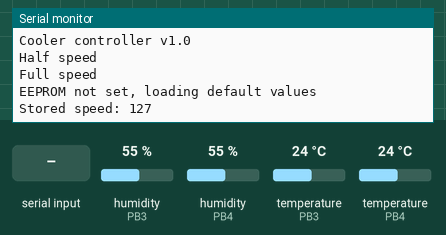
Bench run of a sketch on a simulated ATtiny85, built with avr-gcc and run on an emulated ATtiny85. Parts: the last lines printed to the serial monitor. Inputs (shaded band) come from the test bench; at power-on: humidity (sensors on PB3, PB4) 55 %, temperature (sensors on PB3, PB4) 24 °C. EEPROM starts erased.

Above: at 4.2 s.
4.3 s: "-" received over Serial
At 5.4 s:
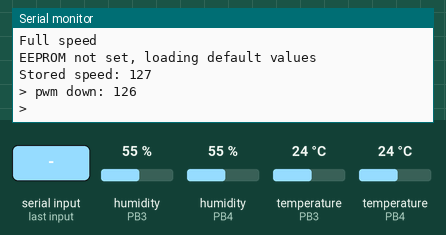
5.8 s: byte 119 ('w') received over Serial
At 6.4 s:
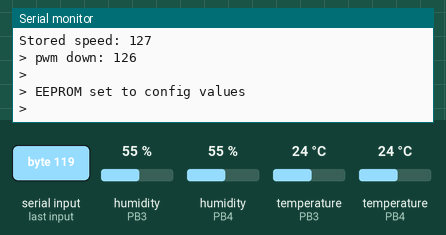
9.5 s: byte 99 ('c') received over Serial
At 10.7 s:
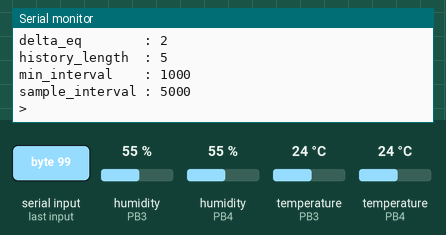
11.0 s: byte 100 ('d') received over Serial
At 12.0 s:
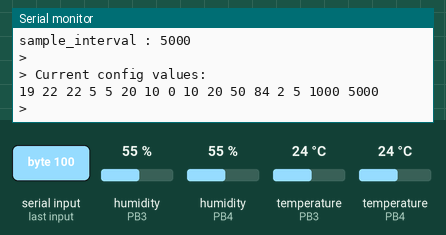
12.5 s: byte 117 ('u') received over Serial
At 13.0 s:
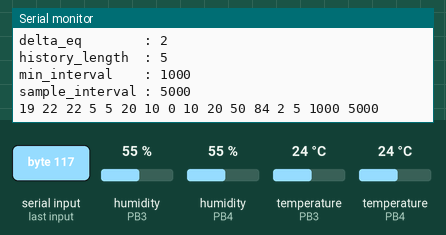
Timing chart, 0 to 15.0 s (numbered marks = the images above; inputs shaded):
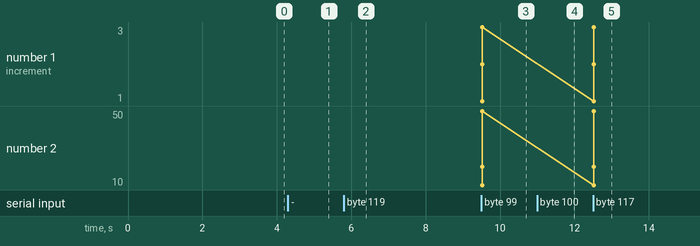

The sketch:

05_prototype.ino
```cpp
#include <EEPROM.h>
#include <dhtnew.h>
#include "Brain.hpp"

#define LEN 3


const byte pwm = 11;     // PB3

const byte dhtpin1 = 3;  // PD3
const byte dhtpin2 = 4;  // PD4

const byte halfSpeed = 127;
const byte fullSpeed = 255;

char data;
char pwmSpeed = 127;     // ??

unsigned long referenceTime;

unsigned int temperature0 = 0;
float humidity1;
float temperature1;
float humidity2;
float temperature2;


struct Config {
  byte         signature       = 0x13;
  byte         temp_ref_1      = 22;
  byte         temp_ref_2      = 22;
  byte         weight_1        = 5;
  byte         weight_2        = 5;
  byte         decrement_2     = 20;
  byte         decrement_1     = 10;
  byte         equal           = 0;
  byte         increment_1     = 10;
  byte         increment_2     = 20;
  byte         increment_3     = 50;
  byte         min_speed       = 84;
  byte         scale           = 1;
  byte         delta_eq        = 2;
  byte         history_length  = 5;
  unsigned int min_interval    = 1000;
  unsigned int sample_interval = 5000;
};

Config storedConfig;
Config defaultConfig;

DHTNEW dht1(dhtpin1);
DHTNEW dht2(dhtpin2);

Brain brain;

void internalTempInit() {
  //ADMUX = B10001111; // ATtiny85
  ADMUX = (1<<REFS1) | (1<<REFS0) | (0<<ADLAR) | (1<<MUX3) | (0<<MUX2) | (0<<MUX1) | (0<<MUX0);
  ADCSRA = (1<<ADPS2) | (1<<ADPS1) | (1<<ADEN);
  // Perform Dummy Conversion to complete ADC init
  ADCSRA |= (1<<ADSC);
  while ((ADCSRA & (1<<ADSC)) != 0);
}


void setup() {

  Serial.begin(9600);
  Serial.setTimeout(30000);
  Serial.println();
  Serial.println();
  Serial.println(F("Cooler controller v1.0"));
  Serial.println(F("Half speed"));

  analogWrite(pwm, halfSpeed);

  internalTempInit();

  delay(storedConfig.min_interval);
  Serial.println("Full speed");
  analogWrite(pwm, fullSpeed);
  delay(storedConfig.min_interval);


  EEPROM.get(0,storedConfig);

  // Protect against HFUSE's EESAVE unprogrammed, EEPROM erased after programming
  // checkSignature
  // an object with
  if (storedConfig.signature != defaultConfig.signature) {
     Serial.println(F("EEPROM not set, loading default values"));
     storedConfig = defaultConfig;
  } else {
     Serial.println(F("EEPROM valid"));
  }
  if (pwmSpeed <= storedConfig.min_speed) {
    pwmSpeed = halfSpeed;
  } else {
    Serial.print(F("Stored speed: "));
    Serial.println(byte(pwmSpeed));
  }
  analogWrite(pwm, pwmSpeed);
  delay(storedConfig.min_interval);
  referenceTime = millis();

  brain.init(
    storedConfig.weight_1,
    storedConfig.weight_2,
    storedConfig.scale,
    storedConfig.temp_ref_1,
    storedConfig.temp_ref_2,
    storedConfig.min_speed,
    storedConfig.delta_eq,
    storedConfig.decrement_2,
    storedConfig.decrement_2,
    storedConfig.equal,
    storedConfig.increment_1,
    storedConfig.increment_2,
    storedConfig.increment_3
  );

}

void downloadConfig(Config *configToShow) {
        Serial.print(configToShow->signature);
        Serial.print(" ");
        Serial.print(configToShow->temp_ref_1);
        Serial.print(" ");
        Serial.print(configToShow->temp_ref_2);
        Serial.print(" ");
        Serial.print(configToShow->weight_1);
        Serial.print(" ");
        Serial.print(configToShow->weight_2);
        Serial.print(" ");
        Serial.print(configToShow->decrement_2);
        Serial.print(" ");
        Serial.print(configToShow->decrement_1);
        Serial.print(" ");
        Serial.print(configToShow->equal);
        Serial.print(" ");
        Serial.print(configToShow->increment_1);
        Serial.print(" ");
        Serial.print(configToShow->increment_2);
        Serial.print(" ");
        Serial.print(configToShow->increment_3);
        Serial.print(" ");
        Serial.print(configToShow->min_speed);
        Serial.print(" ");
        Serial.print(configToShow->delta_eq);
        Serial.print(" ");
        Serial.print(configToShow->history_length);
        Serial.print(" ");
        Serial.print(configToShow->min_interval);
        Serial.print(" ");
        Serial.print(configToShow->sample_interval);
}

void showConfig(Config *configToShow) {
        Serial.print(F("signature       : "));
        Serial.println(configToShow->signature);
        Serial.print(F("temp_ref_1      : "));
        Serial.println(configToShow->temp_ref_1);
        Serial.print(F("temp_ref_2      : "));
        Serial.println(configToShow->temp_ref_2);
        Serial.print(F("weight_1        : "));
        Serial.println(configToShow->weight_1);
        Serial.print(F("weight_2        : "));
        Serial.println(configToShow->weight_2);
        Serial.print(F("decrement_2     : "));
        Serial.println(configToShow->decrement_2);
        Serial.print(F("decrement_1     : "));
        Serial.println(configToShow->decrement_1);
        Serial.print(F("increment_1     : "));
        Serial.println(configToShow->increment_1);
        Serial.print(F("increment_2     : "));
        Serial.println(configToShow->increment_2);
        Serial.print(F("increment_3     : "));
        Serial.println(configToShow->increment_3);
        Serial.print(F("min_speed       : "));
        Serial.println(configToShow->min_speed);
        Serial.print(F("delta_eq        : "));
        Serial.println(configToShow->delta_eq);
        Serial.print(F("history_length  : "));
        Serial.println(configToShow->history_length);
        Serial.print(F("min_interval    : "));
        Serial.println(configToShow->min_interval);
        Serial.print(F("sample_interval : "));
        Serial.println(configToShow->sample_interval);
        Serial.println();
}

void showStatus() {
//        Serial.print("Internal Temp                  : ");
//        Serial.println(temperature0);
        Serial.print(F("External 1 Temperature/Humidity: "));
        Serial.print(temperature1);
        Serial.print(F(" / "));
        Serial.println(humidity1);
        Serial.print(F("External 1 Temperature/Humidity: "));
        Serial.print(temperature2);
        Serial.print(F(" / "));
        Serial.println(humidity2);
        Serial.print(F("Cooler speed                   : "));
        Serial.println(byte(pwmSpeed));
        Serial.println();
}

void loop() {

  unsigned int elapsedTime = millis();
  if ( elapsedTime - referenceTime > storedConfig.sample_interval ) {
    referenceTime = elapsedTime;
    dht1.read();
    humidity1    = dht1.getHumidity();
    temperature1 = dht1.getTemperature();
    dht2.read();
    humidity2    = dht2.getHumidity();
    temperature2 = dht2.getTemperature();

    brain.addMeasure(temperature1,temperature2);

    pwmSpeed = brain.getNewSpeed(pwmSpeed);
    analogWrite(pwm, pwmSpeed);

    showStatus();
  } else if(Serial.available() > 0){
    data = Serial.read();
    Serial.print("> ");
    switch (data) {
      case '-':
           --pwmSpeed;
           if (pwmSpeed < storedConfig.min_speed) {
             pwmSpeed = storedConfig.min_speed;
           }
           analogWrite(pwm, pwmSpeed);
           Serial.print(F("pwm down: "));
           Serial.println(byte(pwmSpeed));
      break;
      case '+':
           ++pwmSpeed;
           analogWrite(pwm, pwmSpeed);
           Serial.print(F("pwm up: "));
           Serial.println(byte(pwmSpeed));
      break;

      case '0':
        Serial.println(F("Internal temperature not calibrated, not used"));
        ADCSRA |= (1<<ADSC);
        while ((ADCSRA & (1<<ADSC)) != 0)
        temperature0 = (ADC - 247)/1.22;
        Serial.print(F("Internal Temp: "));
        Serial.println(temperature0);
      break;

      case '1':
        dht1.read();
        delay(1000);
        humidity1    = dht1.getHumidity();
        temperature1 = dht1.getTemperature();
        Serial.print(F("Temperature 1: "));
        Serial.println(temperature1);
        Serial.print(F("Humidity 1: "));
        Serial.println(humidity1);
      break;

      case '2':
        dht2.read();
        delay(1000);
        humidity2    = dht2.getHumidity();
        temperature2 = dht2.getTemperature();
        Serial.print(F("Temperature 2: "));
        Serial.println(temperature2);
        Serial.print(F("Humidity 2: "));
        Serial.println(humidity2);
      break;

      case '?':
        showStatus();
      break;

      case 'm':
        Serial.println(F("+   increment speed"));
        Serial.println(F("-   decrement speed"));
        //Serial.println(F("v   apply speed formula"));
        Serial.println(F("0   sample and print internal temperature"));
        Serial.println(F("1   sample and print external 1 temperature"));
        Serial.println(F("2   sample and print external 2 temperature"));
        Serial.println(F("?   show current values"));

        Serial.println(F("c   show config values"));
        Serial.println(F("u   upload config values"));
        Serial.println(F("d   download config values"));
        Serial.println(F("r   reset config to EEPROM values"));
        Serial.println(F("s   show EEPROM parameteres (NOT IMPLEMENTED)"));
        Serial.println(F("w   write EEPROMpwm speed to eeprom"));
        Serial.println(F("m   this menu"));
        Serial.println();
      break;


      case 'r':
        EEPROM.get(0,storedConfig);
        Serial.println(F("Config reset to EEPROM values"));
      break;

      case 'w':
        EEPROM.put(0,storedConfig);
        Serial.println(F("EEPROM set to config values"));
      break;

      case 'c':
         Serial.println(F("Current config values: "));
         showConfig(&storedConfig);
      break;

      case 'd':
         Serial.println(F("Current config values: "));
         downloadConfig(&storedConfig);
         Serial.println();
      break;

      case 'u':
         Serial.println(F("Upload replacement values for:"));
         Config inputConfig;
         showConfig(&storedConfig);
         downloadConfig(&storedConfig);
         Serial.println();
       //  19 40 40 5 5 20 10 1 10 20 50 84 2 5 1000 10000
       //  19 17 17 5 5 20 10 1 10 20 50 84 2 5 1000 5000
         inputConfig.signature       = Serial.parseInt();
         inputConfig.temp_ref_1      = Serial.parseInt();
         inputConfig.temp_ref_2      = Serial.parseInt();
         inputConfig.weight_1        = Serial.parseInt();
         inputConfig.weight_2        = Serial.parseInt();
         inputConfig.decrement_2     = Serial.parseInt();
         inputConfig.decrement_1     = Serial.parseInt();
         inputConfig.increment_1     = Serial.parseInt();
         inputConfig.increment_2     = Serial.parseInt();
         inputConfig.increment_3     = Serial.parseInt();
         inputConfig.min_speed       = Serial.parseInt();
         inputConfig.delta_eq        = Serial.parseInt();
         inputConfig.history_length  = Serial.parseInt();
         inputConfig.min_interval    = Serial.parseInt();
         inputConfig.sample_interval = Serial.parseInt();
         if (inputConfig.signature == storedConfig.signature ) {
           if (inputConfig.sample_interval < 5000 ) inputConfig.sample_interval = 5000;
           Serial.println(F("New configuration: "));
           storedConfig = inputConfig;
           showConfig(&storedConfig);
           brain.init(
             storedConfig.weight_1,
             storedConfig.weight_2,
             storedConfig.scale,
             storedConfig.temp_ref_1,
             storedConfig.temp_ref_2,
             storedConfig.min_speed,
             storedConfig.delta_eq,
             storedConfig.decrement_2,
             storedConfig.decrement_2,
             storedConfig.equal,
             storedConfig.increment_1,
             storedConfig.increment_2,
             storedConfig.increment_3
           );
         } else {
           Serial.println(F("Bad signature"));
         }

      break;

      default:
        Serial.print(F("mi no entender: "));
        Serial.println(data);
      break;
    }
    Serial.println("> ");
  }
}
```

Brain.hpp
```cpp
#ifndef _Brain_
#define _Brain_


#ifdef UNIT_TEST

#include <list>
#include "local.h"

#endif

#define LEN 4

struct Node {
  byte temp_1;
  byte temp_2;
};

class Brain {

  public:
    Brain() {};

    Brain(
        byte weight_1,
        byte weight_2,
        byte scale,
        byte ref_1,
        byte ref_2,
        byte minSpeed,
        byte delta_eq,
        byte decrement_2,
        byte decrement_1,
        byte equal,
        byte increment_1,
        byte increment_2,
        byte increment_3
    ):
        weight_1(weight_1),
        weight_2(weight_2),
        scale(scale),
        ref_1(ref_1),
        ref_2(ref_2),
        minSpeed(minSpeed),
        delta_eq(delta_eq),
        decrement_2(decrement_2),
        decrement_1(decrement_1),
        equal(equal),
        increment_1(increment_1),
        increment_2(increment_2),
        increment_3(increment_3)
    {};

    void init(
        byte weight_1, byte weight_2,
        byte ta,
        byte ref_1, byte ref_2,
        byte minSpeed,
        byte delta_eq,
        byte decrement_2,
        byte decrement_1,
        byte equal,
        byte increment_1,
        byte increment_2,
        byte increment_3
    );

    int getAverage();

    int getTendency();

    void addMeasure(byte temp_1, byte temp_2);

    int getDeltaSpeed();


    byte getNewSpeed(byte speed);
    byte getMinSpeed();

  // cheating


  private:
    byte weight_1;
    byte weight_2;
    byte scale;
    byte ref_1;
    byte ref_2;
    byte minSpeed;
    byte delta_eq;
    byte decrement_2;
    byte decrement_1;
    byte equal;
    byte increment_1;
    byte increment_2;
    byte increment_3;

    byte offCounter;
    bool firstTime = 1;
    Node measurements[LEN];
};

#endif
```

Source omitted: Brain.ino (5567 bytes)

Measured:
- after the input at 4.3 s, the serial monitor: prints a new line at once (image 1)
- after the input at 5.8 s, the serial monitor: prints a new line at once (image 2)
- after the input at 9.5 s, the serial monitor: prints a new line at once (image 3)
- after the input at 11.0 s, the serial monitor: prints a new line at once (image 4)
- after the input at 12.5 s, the serial monitor: prints a new line at once (image 5)
